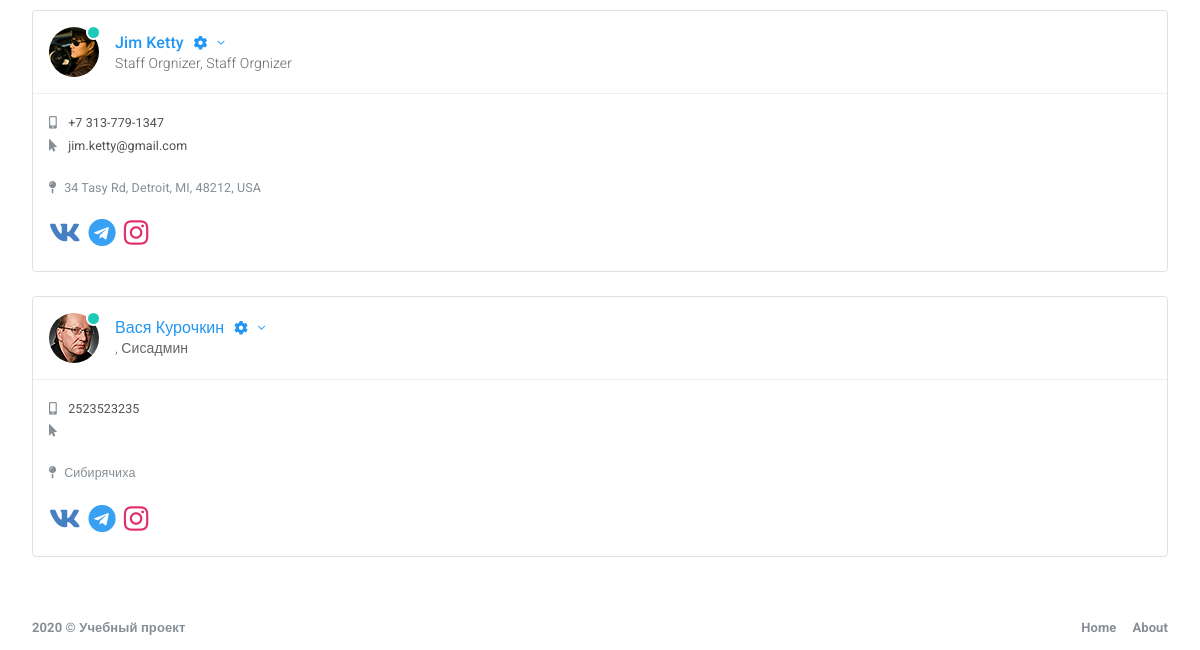
Before: /users.php (signed in, lower part) with the older database file.
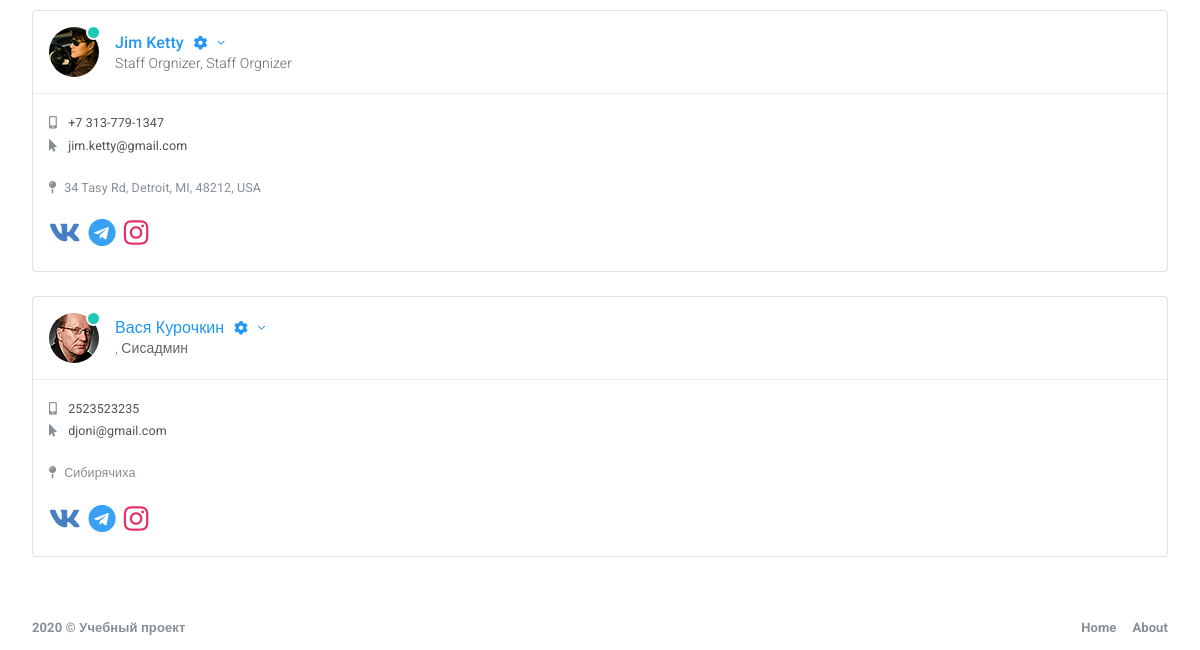
After: the same page with the newer database file.
### tables this page shows
CREATE TABLE `user_info` (
  `id` int(11) NOT NULL,
  `user_id` int(10) UNSIGNED NOT NULL,
  `name` varchar(150) DEFAULT NULL,
  `lastname` varchar(150) DEFAULT NULL,
  `edu` varchar(150) DEFAULT NULL,
  `prof` varchar(150) DEFAULT NULL,
  `phone` varchar(100) DEFAULT NULL,
  `address` varchar(250) DEFAULT NULL
);

CREATE TABLE `user_privacy` (
  `user_id` int(11) NOT NULL,
  `email` varchar(150) DEFAULT NULL,
  `passwrd` varchar(150) DEFAULT NULL,
  `status` varchar(50) NOT NULL DEFAULT 'Отошел',
  `role` varchar(50) NOT NULL DEFAULT 'user'
);

### function.php (called while the page is built, shortened)
<?php
  function get_users() {
   $charset = 'SET NAMES utf8';
   $pdo = new PDO("mysql:host=localhost;dbname=immersion","root","root",array(PDO::MYSQL_ATTR_INIT_COMMAND => "$charset"));
  $sql = "SELECT DISTINCT `user_info`.*,`user_img`.`filename`,`user_privacy`.`passwrd`,`user_privacy`.`email`,`user_privacy`.`status`,`user_smm`.`vk`,`user_smm`.`teleg`,`user_smm`.`insta`
    FROM `user_info`
    LEFT JOIN `user_img` ON `user_info`.`user_id` = `user_img`.`user_id`
    LEFT JOIN `user_privacy` ON `user_info`.`user_id` = `user_privacy`.`user_id`
    LEFT JOIN `user_smm` ON `user_info`.`user_id` = `user_smm`.`user_id`";
   $statement    = $pdo->prepare($sql);
   $statement   -> execute ([
   ]);
   $info_user = $statement  -> fetchAll(PDO::FETCH_ASSOC);
   return $info_user;
  }

### users.php (the view, shortened to what this page needs)
<?php
  include_once './function.php';
  $user_list = get_users();
  $role = $_SESSION['auth']['role'];
?>
<!DOCTYPE html>
<html lang="en">
<head>
    <link id="vendorsbundle" rel="stylesheet" media="screen, print" href="css/vendors.bundle.css">
    <link id="appbundle" rel="stylesheet" media="screen, print" href="css/app.bundle.css">
    <link id="myskin" rel="stylesheet" media="screen, print" href="css/skins/skin-master.css">
    <link rel="stylesheet" media="screen, print" href="css/fa-solid.css">
    <link rel="stylesheet" media="screen, print" href="css/fa-brands.css">
    <link rel="stylesheet" media="screen, print" href="css/fa-regular.css">
</head>
    <body class="mod-bg-1 mod-nav-link">
        <main id="js-page-content" role="main" class="page-content mt-3">
            <div class="row" id="js-contacts">
                <?php
                 foreach ($user_list as $u_list):
                ?>
                <div class="col-xl-4">
                    <div id="c_1" class="card border shadow-0 mb-g shadow-sm-hover" data-filter-tags="oliver kopyov">
                        <div class="card-body border-faded border-top-0 border-left-0 border-right-0 rounded-top">
                            <div class="d-flex flex-row align-items-center">
                                <span class="status status-success mr-3">
                                    <span class="rounded-circle profile-image d-block " style="background-image:url('img/demo/avatars/<?=$u_list[filename]?>'); background-size: cover;"></span>
                                </span>
                                <div class="info-card-text flex-1">
                                    <a href="javascript:void(0);" class="fs-xl text-truncate text-truncate-lg text-info" data-toggle="dropdown" aria-expanded="false"><?=$u_list[name]?> <?=$u_list[lastname]?>
                                    <?php
                                     if($role == 'admin' || $u_list[email] == $_SESSION['auth']['email'])  { ?>
                                        <i class="fal fas fa-cog fa-fw d-inline-block ml-1 fs-md"></i>
                                        <i class="fal fa-angle-down d-inline-block ml-1 fs-md"></i>
                                    </a>
                                    <?php  } else {  ?>
                                          </a>
                                        <? } ?>
                                    <span class="text-truncate text-truncate-xl"><?=$u_list[edu]?>,
                                        <?=$u_list[prof]?></span>
                                </div>
                            </div>
                        </div>
                        <div class="card-body p-0 collapse show">
                            <div class="p-3">
                                <a href="tel:+13174562564" class="mt-1 d-block fs-sm fw-400 text-dark">
                                    <i class="fas fa-mobile-alt text-muted mr-2"></i>
                                    <?=$u_list[phone]?></a>
                                <a href="mailto:oliver.kopyov@smartadminwebapp.com" class="mt-1 d-block fs-sm fw-400 text-dark">
                                    <i class="fas fa-mouse-pointer text-muted mr-2"></i> <?=$u_list[email]?></a>
                                <address class="fs-sm fw-400 mt-4 text-muted">
                                    <i class="fas fa-map-pin mr-2"></i><?=$u_list[address]?></address>
                                <div class="d-flex flex-row">
                                    <a href="javascript:void(0);" class="mr-2 fs-xxl" style="color:#4680C2">
                                        <i class="fab fa-vk"></i>
                                    </a>
                                    <a href="javascript:void(0);" class="mr-2 fs-xxl" style="color:#38A1F3">
                                        <i class="fab fa-telegram"></i>
                                    </a>
                                    <a href="javascript:void(0);" class="mr-2 fs-xxl" style="color:#E1306C">
                                        <i class="fab fa-instagram"></i>
                                    </a>
                                </div>
                            </div>
                        </div>
                    </div>
                </div>
                <?endforeach?>
            </div>
        </main>
        <footer class="page-footer" role="contentinfo">
            <div class="d-flex align-items-center flex-1 text-muted">
                <span class="hidden-md-down fw-700">2020 © Учебный проект</span>
            </div>
            <div>
                <ul class="list-table m-0">
                    <li><a href="intel_introduction.html" class="text-secondary fw-700">Home</a></li>
                    <li class="pl-3"><a href="info_app_licensing.html" class="text-secondary fw-700">About</a></li>
                </ul>
            </div>
        </footer>
    </body>
</html>

### css/fa-solid.css (style rules this page uses)
.fa,.fas { font-family:'Font Awesome 5 Pro';font-weight:900 }

### css/fa-brands.css (style rules this page uses)
.fab { font-family:'Font Awesome 5 Brands';font-weight:400 }

Changed rows visible on the page:
changed user_info "Вася": user_privacy.email (not shown) → "djoni@gmail.com"
